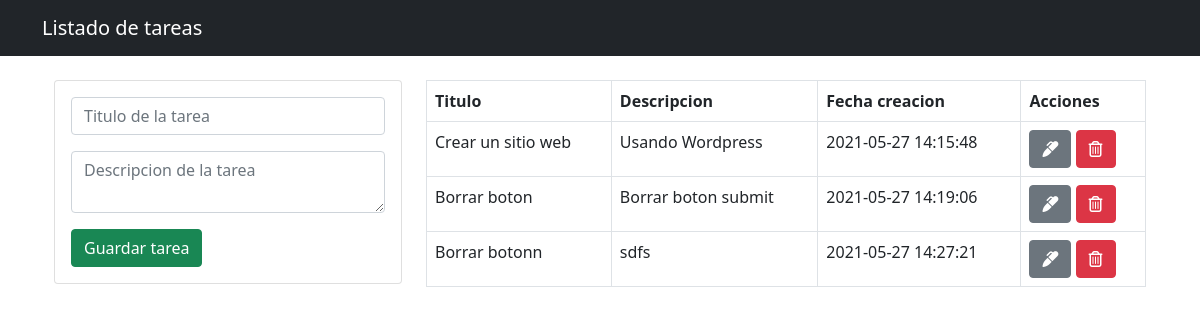
The page / on the database its author committed.
### tables this page shows
CREATE TABLE `tarea` (
  `id` int(11) NOT NULL,
  `titulo` varchar(255) NOT NULL,
  `descripcion` text NOT NULL,
  `fecha_creacion` timestamp NOT NULL DEFAULT current_timestamp()
);

### index.php (the view, shortened to what this page needs)
<?php include("db.php") ?>
<?php include("includes/header.php") ?>
<div class="container p-4">
    <div class="row">
        <div class="col-md-4">
            <div class="card card-body">
                <form action="guardar_tarea.php" method="POST">
                    <div class="form-group mb-3">
                        <input type="text" name="titulo" class="form-control" placeholder="Titulo de la tarea" autofocus>
                    </div>
                    <div class="form-group mb-3">
                        <textarea name="descripcion" rows="2" class="form-control" placeholder="Descripcion de la tarea"></textarea>
                    </div>
                    <input type="submit" class="btn btn-success btn-block" name="guardar_tarea" value="Guardar tarea">
                </form>
            </div>
        </div>
        <div class="col-md-8">
                <table class="table table-bordered">
                    <thead>
                        <tr>
                            <th>Titulo</th>
                            <th>Descripcion</th>
                            <th>Fecha creacion</th>
                            <th>Acciones</th>
                        </tr>
                    </thead>
                    <tbody>
                        <?php
                        $query = "SELECT * FROM tarea";
                        $result_tareas = mysqli_query($conn,$query);
                        while($row = mysqli_fetch_array($result_tareas)){ ?>
                            <tr>
                                <td><?php echo $row['titulo']; ?></td>
                                <td><?php echo $row['descripcion']; ?></td>
                                <td><?php echo $row['fecha_creacion']; ?></td>
                                <td>
                                    <a href="editar_tarea.php?id=<?php echo $row['id']?>" class="btn btn-secondary">
                                        <i class="fas fa-marker"></i>
                                    </a>
                                    <a href="eliminar_tarea.php?id=<?php echo $row['id']?>" class="btn btn-danger">
                                        <i class="far fa-trash-alt"></i>
                                    </a>
                                </td>
                            </tr>
                        <?php } ?>
                    </tbody>
                </table>
        </div>
    </div>
</div>
<?php include("includes/footer.php") ?>

### includes/header.php (shortened to what this page needs)
<!DOCTYPE html>
<html lang="en">
<head>
    <link href="https://cdn.jsdelivr.net/npm/bootstrap@5.0.1/dist/css/bootstrap.min.css" rel="stylesheet">
</head>
<body>
<nav class="navbar navbar-dark bg-dark">
    <div class="container">
        <a href="index.php" class="navbar-brand">Listado de tareas</a>
    </div>
</nav>

### includes/footer.php (shortened to what this page needs)
</body>
</html>

### rows shown on the page
tarea: titulo "Crear un sitio web", descripcion "Usando Wordpress", fecha_creacion "2021-05-27 14:15:48"
tarea: titulo "Borrar boton", descripcion "Borrar boton submit", fecha_creacion "2021-05-27 14:19:06"
tarea: titulo "Borrar botonn", descripcion "sdfs", fecha_creacion "2021-05-27 14:27:21"
